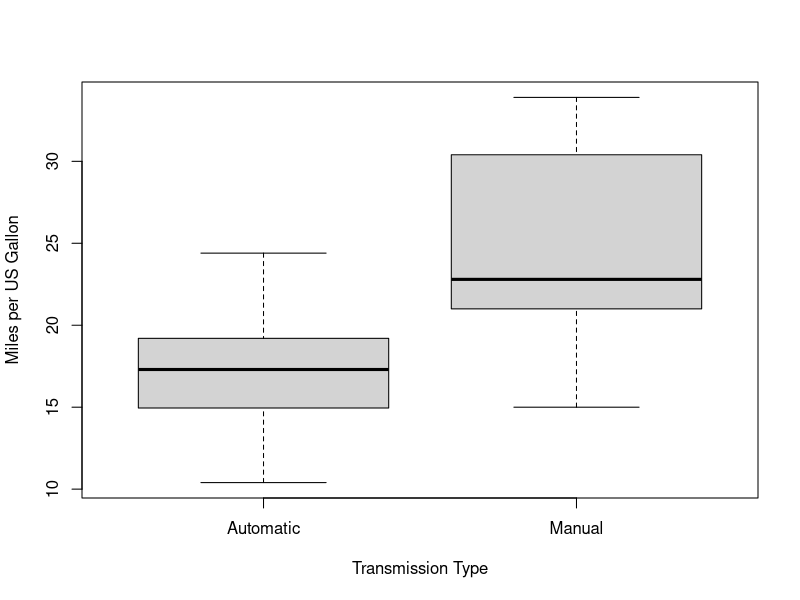
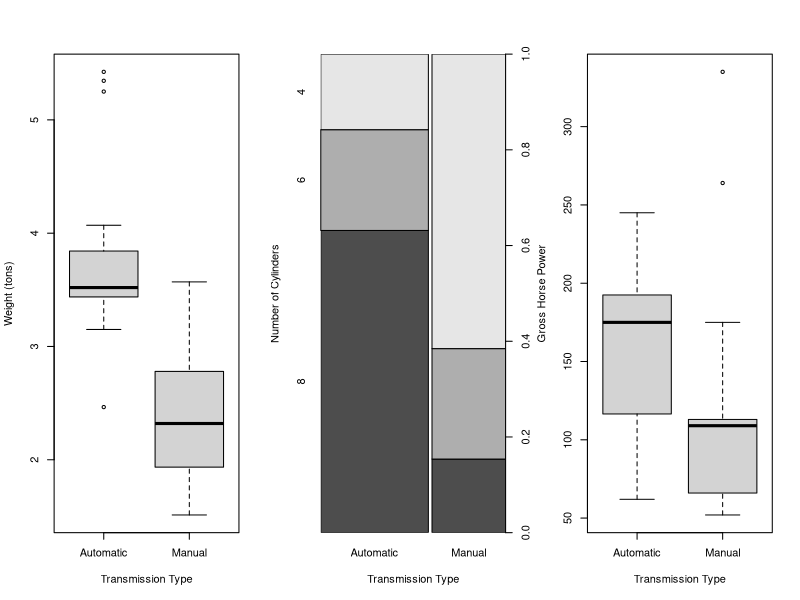
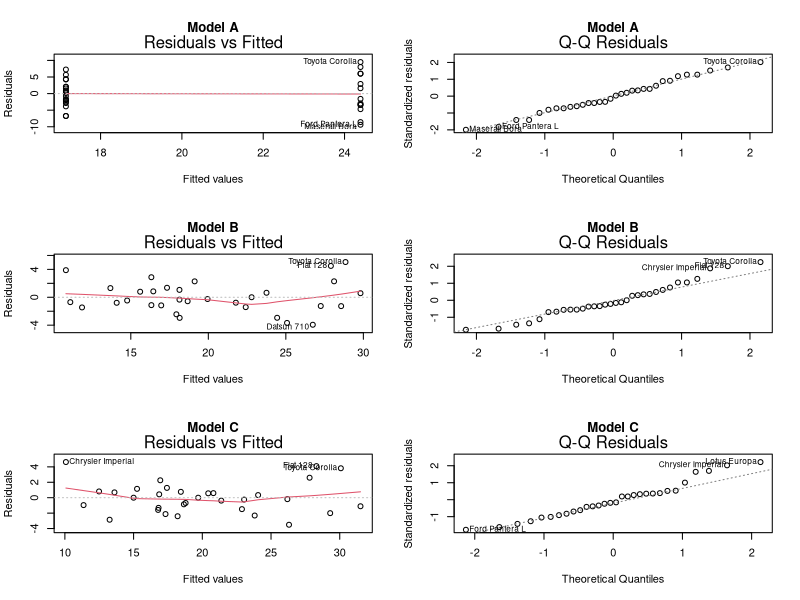

Source code (R) for these figures, in order:
## ---- chunk 1
mtcars.factored <- mtcars
mtcars.factored[, "cyl"] <- factor(mtcars.factored[, "cyl"])
mtcars.factored[, "vs"] <- factor(mtcars.factored[, "vs"])
mtcars.factored[, "am"] <- factor(mtcars.factored[, "am"], labels=c("Automatic", "Manual"))
mtcars.factored[, "gear"] <- factor(mtcars.factored[, "gear"])
mtcars.factored[, "carb"] <- factor(mtcars.factored[, "carb"])

t1 <- round(t.test(wt ~ factor(am), data=mtcars)$p.value,5)
t2 <- round(t.test(cyl ~ factor(am), data=mtcars)$p.value,3)
t3 <- round(t.test(hp ~ factor(am), data=mtcars)$p.value,2)

num.a <- nrow(mtcars.factored[mtcars.factored$am == "Automatic",])
num.m <- nrow(mtcars.factored[mtcars.factored$am == "Manual",])
## ---- chunk 2
model.a <- lm(mpg ~ factor(am), data=mtcars)
model.b <- lm(mpg ~ factor(am) + wt + factor(cyl) + hp, data=mtcars)
model.c <- lm(mpg ~ ., data=mtcars.factored)
## ---- chunk 3
r1 <- round(summary(model.a)$r.squared,3)
r2 <- round(summary(model.b)$r.squared,3)
r3 <- round(summary(model.c)$r.squared,3)
adj.r1 <- round(summary(model.a)$adj.r.squared,3)
adj.r2 <- round(summary(model.b)$adj.r.squared,3)
adj.r3 <- round(summary(model.c)$adj.r.squared,3)
s1 <- round(summary(model.a)$sigma,3)
s2 <- round(summary(model.b)$sigma,3)
s3 <- round(summary(model.c)$sigma,3)

## ---- chunk 4
plot(mtcars.factored$am, mtcars.factored$mpg, xlab="Transmission Type", ylab="Miles per US Gallon")
## ---- chunk 5
par(mfrow=c(1,3))
plot(mtcars.factored$am, mtcars.factored$wt, xlab="Transmission Type", ylab="Weight (tons)")
plot(mtcars.factored$am, mtcars.factored$cyl, xlab="Transmission Type", ylab="Number of Cylinders")
plot(mtcars.factored$am, mtcars.factored$hp, xlab="Transmission Type", ylab="Gross Horse Power")
## ---- chunk 6
par(mfrow=c(3,2))
plot(model.a, which=1, main="Model A")
plot(model.a, which=2, main="Model A")
plot(model.b, which=1, main="Model B")
plot(model.b, which=2, main="Model B")
plot(model.c, which=1, main="Model C")
plot(model.c, which=2, main="Model C")
